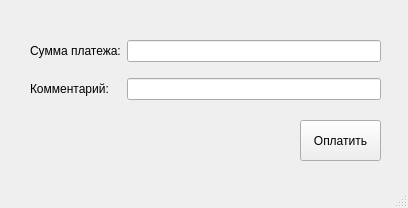
<?xml version="1.0" encoding="UTF-8"?>
<ui version="4.0">
 <class>MainWindow</class>
 <widget class="QMainWindow" name="MainWindow">
  <property name="geometry">
   <rect>
    <x>0</x>
    <y>0</y>
    <width>408</width>
    <height>208</height>
   </rect>
  </property>
  <property name="windowTitle">
   <string>MainWindow</string>
  </property>
  <widget class="QWidget" name="centralwidget">
   <widget class="QPushButton" name="pushButton">
    <property name="geometry">
     <rect>
      <x>300</x>
      <y>120</y>
      <width>81</width>
      <height>41</height>
     </rect>
    </property>
    <property name="text">
     <string>Оплатить</string>
    </property>
   </widget>
   <widget class="QWidget" name="">
    <property name="geometry">
     <rect>
      <x>30</x>
      <y>30</y>
      <width>351</width>
      <height>81</height>
     </rect>
    </property>
    <layout class="QGridLayout" name="gridLayout">
     <item row="0" column="0">
      <widget class="QLabel" name="label">
       <property name="text">
        <string>Сумма платежа:</string>
       </property>
      </widget>
     </item>
     <item row="0" column="1">
      <widget class="QLineEdit" name="lineEdit"/>
     </item>
     <item row="1" column="0">
      <widget class="QLabel" name="label_2">
       <property name="text">
        <string>Комментарий:</string>
       </property>
      </widget>
     </item>
     <item row="1" column="1">
      <widget class="QLineEdit" name="lineEdit_2"/>
     </item>
    </layout>
   </widget>
  </widget>
  <widget class="QMenuBar" name="menubar">
   <property name="geometry">
    <rect>
     <x>0</x>
     <y>0</y>
     <width>408</width>
     <height>21</height>
    </rect>
   </property>
  </widget>
  <widget class="QStatusBar" name="statusbar"/>
 </widget>
 <resources/>
 <connections/>
</ui>
